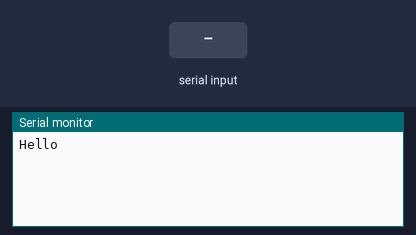
The sketch below on a simulated Arduino Uno, built with avr-gcc and run on an emulated ATmega328P. Shown: the last lines printed to the serial monitor. The test bench sets the inputs (shaded band).

Above: at 1.2 s.
1.3 s: "90,45\n" received over Serial
At 3.5 s:
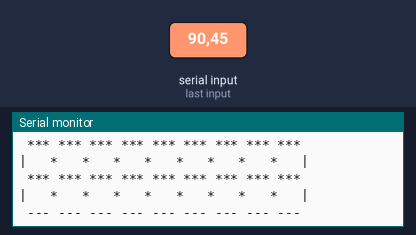
3.8 s: "30,150\n" received over Serial
At 5.6 s:
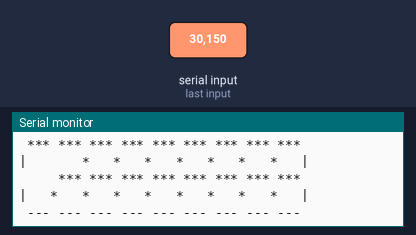
6.5 s: "0\n" received over Serial
At 8.5 s:
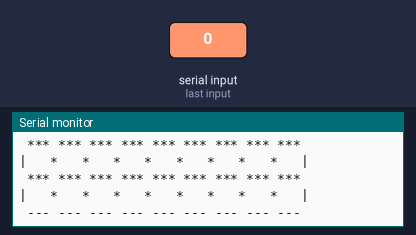

Measured:
- after the input at 1.3 s, the serial monitor: prints a new line after 1.0 s (image 1)
- after the input at 3.8 s, the serial monitor: prints a new line after 1.0 s (image 2)
- after the input at 6.5 s, the serial monitor: prints a new line after 1.0 s (image 3)

The sketch:

newmaze.ino
```cpp
#include <Wire.h>

class maze_layout_message {
  public:
    int rows;
    int cols;
    String vWall;
    String hWall;

    maze_layout_message() {
      rows = 0;
      cols = 0;
    }
    maze_layout_message(String const &msg) {
      setMessage(msg);
    }
    void setMessage(String const &msg) {
      rows = msg.charAt(0) - '0';
      cols = msg.charAt(1) - '0';
      hWall = msg.substring(2, msg.indexOf('!'));
      vWall = msg.substring(msg.indexOf('!') + 1);
    }
    String toString() {
      String str = String("Maze size is " + String(rows) + "x" + String(cols) + " Encoded Msg hWall & vWall:" + hWall + " & " + vWall );
      return str;
    }
};
class maze_layout {
  private:
    int hWall[4][9];
    int vWall[5][8];
    int rows;
    int cols;
  public:
    maze_layout(int rows, int cols, String const &h, String const &v) {
      this->rows = rows;
      this->cols = cols;
      fillHorizontal(h);
      fillVertical(v);
    }
    void fillHorizontal(String const& h) {
      for (int i = 0; i < rows - 1; i++) {
        for (int j = 0; j < cols; j++) {
          hWall[i][j] = h.charAt(cols * i + j) - '0';
          Serial.print(hWall[i][j]);
        }
        Serial.print("\n");
      }
    }
    void fillVertical(String const& v) {
      for (int i = 0; i < rows; i++) {
        for (int j = 0; j < cols - 1; j++) {
          vWall[i][j] = v.charAt((cols - 1) * i + j) - '0';
          Serial.print(vWall[i][j]);
        }
        Serial.print("\n");
      }
    }

    void print() {
      for (int i = 0; i <= rows; i++) {
        for (int j = 0; j < cols; j++) {
          if (i == 0 || i == rows) {
            Serial.print(" ---");
          }
          else {
            if (hWall[i - 1][j]) {
              Serial.print(" ---");
            }
            else {
              Serial.print("    ");
            }
          }
        }
        Serial.print("\n");
        if (i == rows) {
          break;
        }
        for (int k = 0; k <= cols; k++) {
          if (k == 0 || k == cols) {
            Serial.print("|   ");
          }
          else {
            if (vWall[i][k - 1]) {
              Serial.print("|   ");
            }
            else {
              Serial.print("    ");
            }
          }
        }
        Serial.print("\n");
      }
    }
};

class new_maze_layout {
  private:
    int cells[5][9];
    String statusCells[5][9];
    int rows = 5;
    int cols = 9;

  public:
    new_maze_layout(String const &h) {
      this->rows = 5;
      this->cols = 9;
      initializeCells();  // -1 is unexplored
      initializeStatusCells(); // 4 spaces
      fillCells(h);
      updateStatusCells();
    }
    void initializeCells() {
      for (int i = 0; i < 5 ; i++) {
        for (int j = 0; j < 9; j++) {
          // set every cells to -1
          cells[i][j] = -1;
        }
      }
    }
    void initializeStatusCells() {
      for (int i = 0; i < 5 ; i++) {
        for (int j = 0; j < 9; j++) {
          // set every cells to -1
          statusCells[i][j] = "   ";
        }
      }
    }

    void updateStatusCells() {
      // to update these cells with path
      // data and start/end
      statusCells[2][4] = " X ";
      statusCells[0][0] = " S ";
    }
    void fillCells(String const& h) {
      int index = 0;
      int len = h.length();
      while (index < len) {
        int i = h.charAt(index) - '0';
        index++;
        int j = h.charAt(index) - '0';
        index++;
        int decimal = h.charAt(index) - '0';
        index++;
        int digit = h.charAt(index) - '0';
        index++;
        // Now update the cell data
        cells[i][j] = decimal * 10 + digit;
        //updateAdjCells(i,j,decimal * 10 + digit);
      }
    }

//    void updateAdjCells(int i, int j, int data) {
//
//    }
    bool hasEastWall(int v) {
      return (v & B0010);
    }
    bool hasSouthWall(int v) {
      return (v & B0100);
    }
    void printNew() {
      for (int j = 0; j < cols; j++) {
        Serial.print(" ---"); // Print top walls
      }
      Serial.print("\n");
      for (int i = 0; i < rows; i++) {
        // Print Vertical;
        Serial.print("|"); // left most wall
        for (int j = 0; j < cols - 1; j++) {
          Serial.print(statusCells[i][j]);
          if (cells[i][j] == -1) {
            Serial.print("*");
          } else {
            if (hasEastWall(cells[i][j])) {
              Serial.print("|");
            } else {
              Serial.print(" ");
            }
          }
        }
        Serial.print(statusCells[i][cols - 1]);
        Serial.print("|"); // right most wall
        Serial.print("\n");
        if (i == 4) {
          break;
        }
        for (int j = 0; j < cols; j++) {
          if (cells[i][j] == -1) {
            Serial.print(" ***");
          } else {
            if (hasSouthWall(cells[i][j])) {
              Serial.print(" ---");
            } else {
              Serial.print("    ");
            }
          }
        }
        Serial.print("\n");
      }
      for (int j = 0; j < cols; j++) {
        Serial.print(" ---"); // Print closing bottom walls
      }
      Serial.print("\n");
    }
};

maze_layout_message maze;

void setup()
{
  Serial.begin(9600);
  Serial.println("Hello");
}

void loop()
{
  if (Serial.available()) {
    String c = Serial.readString();
    Serial.println(c);
    //maze.setMessage(c);
    //maze_layout layout(maze.rows, maze.cols, maze.hWall, maze.vWall);
    //layout.print();
    new_maze_layout lay(c);
    lay.printNew();
  }
}
```
